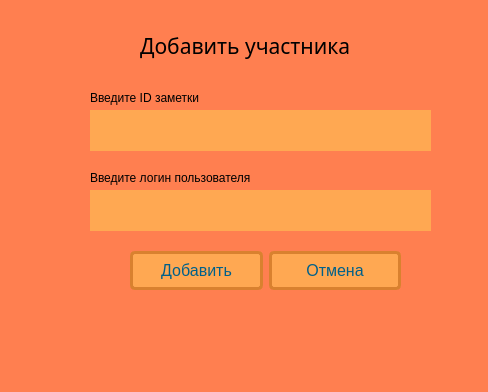
<?xml version="1.0" encoding="UTF-8"?>
<ui version="4.0">
 <class>Form</class>
 <widget class="QWidget" name="Form">
  <property name="geometry">
   <rect>
    <x>0</x>
    <y>0</y>
    <width>488</width>
    <height>392</height>
   </rect>
  </property>
  <property name="windowTitle">
   <string>addRem</string>
  </property>
  <property name="styleSheet">
   <string notr="true">background-color:#FF7F50</string>
  </property>
  <widget class="QLabel" name="RegistrLabel">
   <property name="geometry">
    <rect>
     <x>140</x>
     <y>0</y>
     <width>471</width>
     <height>91</height>
    </rect>
   </property>
   <property name="font">
    <font>
     <family>Segoe Print</family>
     <pointsize>16</pointsize>
    </font>
   </property>
   <property name="text">
    <string>Добавить участника</string>
   </property>
  </widget>
  <widget class="QWidget" name="horizontalLayoutWidget">
   <property name="geometry">
    <rect>
     <x>130</x>
     <y>250</y>
     <width>271</width>
     <height>41</height>
    </rect>
   </property>
   <layout class="QHBoxLayout" name="horizontalLayout">
    <item>
     <widget class="QPushButton" name="addFriendButt">
      <property name="styleSheet">
       <string notr="true"> display: inline-block;
    text-decoration: none;
    background-color: #ffa852;
    color: #006089;
    border: 3px solid #d9812f;
    border-radius: 5px;
    font-size: 16px;
    padding: 7px 10px; 
    transition: all 0.8s ease;</string>
      </property>
      <property name="text">
       <string>Добавить</string>
      </property>
      <property name="default">
       <bool>false</bool>
      </property>
     </widget>
    </item>
    <item>
     <widget class="QPushButton" name="cancelButt">
      <property name="styleSheet">
       <string notr="true"> display: inline-block;
    text-decoration: none;
    background-color: #ffa852;
    color: #006089;
    border: 3px solid #d9812f;
    border-radius: 5px;
    font-size: 16px;
    padding: 7px 10px; 
    transition: all 0.8s ease;</string>
      </property>
      <property name="text">
       <string>Отмена</string>
      </property>
      <property name="default">
       <bool>false</bool>
      </property>
     </widget>
    </item>
   </layout>
  </widget>
  <widget class="QLineEdit" name="idSearch">
   <property name="geometry">
    <rect>
     <x>90</x>
     <y>110</y>
     <width>341</width>
     <height>41</height>
    </rect>
   </property>
   <property name="styleSheet">
    <string notr="true">background-color:#ffa852</string>
   </property>
   <property name="frame">
    <bool>false</bool>
   </property>
   <property name="clearButtonEnabled">
    <bool>true</bool>
   </property>
  </widget>
  <widget class="QLabel" name="label">
   <property name="geometry">
    <rect>
     <x>90</x>
     <y>90</y>
     <width>161</width>
     <height>16</height>
    </rect>
   </property>
   <property name="text">
    <string>Введите ID заметки</string>
   </property>
  </widget>
  <widget class="QLineEdit" name="loginSearch">
   <property name="geometry">
    <rect>
     <x>90</x>
     <y>190</y>
     <width>341</width>
     <height>41</height>
    </rect>
   </property>
   <property name="styleSheet">
    <string notr="true">background-color:#ffa852</string>
   </property>
   <property name="frame">
    <bool>false</bool>
   </property>
   <property name="clearButtonEnabled">
    <bool>true</bool>
   </property>
  </widget>
  <widget class="QLabel" name="label_2">
   <property name="geometry">
    <rect>
     <x>90</x>
     <y>170</y>
     <width>301</width>
     <height>16</height>
    </rect>
   </property>
   <property name="text">
    <string>Введите логин пользователя</string>
   </property>
  </widget>
 </widget>
 <resources/>
 <connections/>
</ui>
